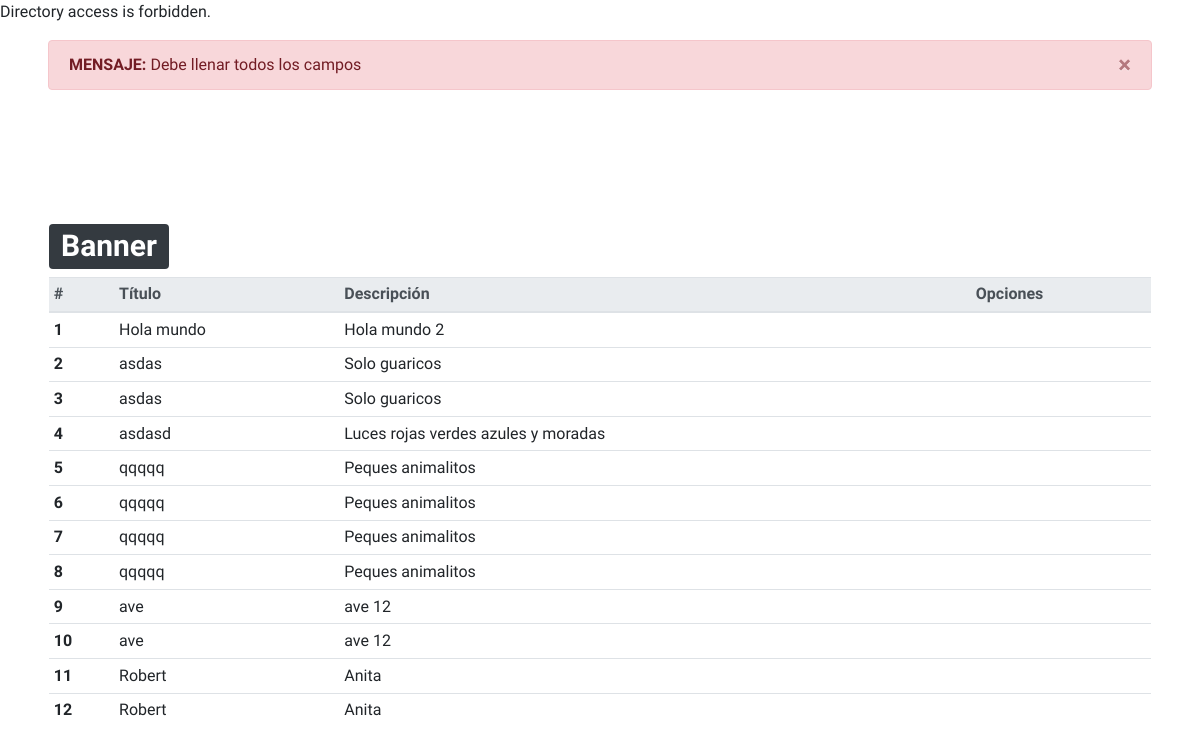
Page /index.php/banner/guardar on the earlier database version.
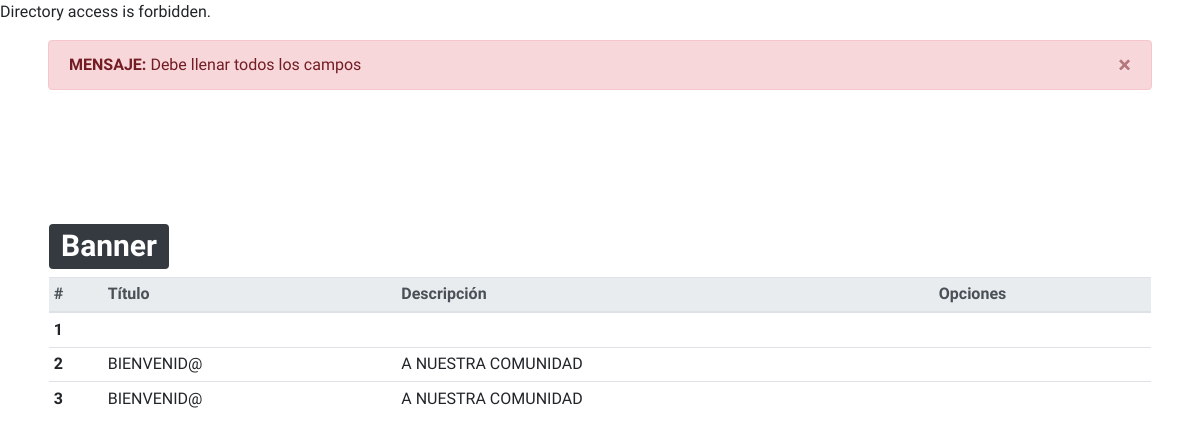
Same page on the later database version.
### tables this page shows
CREATE TABLE `banner` (
  `id` int(10) UNSIGNED NOT NULL,
  `titulo` varchar(128) NOT NULL,
  `descripcion` varchar(128) NOT NULL,
  `texto` text NOT NULL,
  `estado` enum('PUBLICADO','ELIMINADO') NOT NULL DEFAULT 'PUBLICADO',
  `imagen1` varchar(128) DEFAULT NULL,
  `imagen2` varchar(128) DEFAULT NULL,
  `creado_b` timestamp NULL DEFAULT NULL,
  `modificado_b` timestamp NULL DEFAULT NULL,
  `precio` varchar(10) DEFAULT NULL
);

### application/controllers/Banner.php (called while the page is built, shortened)
<?php
class Banner extends CI_Controller
{
    function __construct() {
        $this->load->model('BannerModel');
        $this->load->model('ImagenModel');
    }
    public function index($mensaje ="BIENVENIDO")
    {
        $banners = $this->BannerModel->getBanners();
        $this->load->view('template/cabecera_admin');
        $this->load->view('banner/index',compact('banners','mensaje'));
        $this->load->view('template/piedepagina_admin');
    }
    public function guardar()
    {
        $this->form_validation->set_rules('titulo','Titulo','required');
        $this->form_validation->set_rules('descripcion','Descripcion','required');
        if($this->form_validation->run() == TRUE)
        {
            try{
                $imagen1 = $this->ImagenModel->cargarImagenServidor('imagen1');
                if(is_null($imagen1))
                {
                    $this->index("Error al cargar imagen");
                }else{
                    $titulo = $this->input->post('titulo');
                    $descripcion = $this->input->post('descripcion');
                    $this->BannerModel->guardar($titulo, $descripcion, "", "", $imagen1);
                    $this->index("Dato creado con exito");
                }
            }catch(Exception $e){
                $this->index("Error en subir imagen");
            }
        }else{
            $this->index("Debe llenar todos los campos");
        }
    }
}

### index.php (called while the page is built, shortened)
<?php
require_once BASEPATH.'core/CodeIgniter.php';

### application/models/BannerModel.php (called while the page is built, shortened)
<?php
class BannerModel extends CI_Model
{
    public function getBanners()
    {
        return $this->db->query('select * from banner')->result();
    }
}

### application/views/banner/index.php (the view, shortened to what this page needs)
<div class="container-fluid pt-0 pb-5 pr-5 pl-5">
    <div class="row">
        <div class="col">
            <div class="alert alert-danger alert-dismissible fade show" role="alert">
                <strong>MENSAJE: </strong> <?=$mensaje;?>
                    <button type="button" class="close" data-dismiss="alert" aria-label="Close">
                        <span aria-hidden="true">&times;</span>
                    </button>
            </div>
        </div>
    </div>
    <br><br><br><br>
    <div class="row text-right">
        <div class="col-11">
        </div>
    </div>
    <div class="row">
        <div class="col p-3">
            <h1><span class='badge badge-dark'>Banner</span></h1>
            <div class="table-responsive table-responsive-sm table-responsive-md table-responsive-lg table-responsive-xl">
                <table class="table table-hover table-sm">
                    <thead class="thead-light">
                        <tr>
                            <th scope="col">#</th>
                            <th scope="col">Título</th>
                            <th scope="col">Descripción</th>
                            <th scope="col">Opciones</th>
                        </tr>
                    </thead>
                    <tbody>
                        <?php
                            $n=1;
                            foreach ($banners as $banner)
                            {
                                echo "<tr>".
                                "<th scope='row'>".$n++."</th>".
                                "<td>".$banner->titulo."</td>".
                                "<td>".$banner->descripcion."</td>".
                                "<td>";
                                echo "</td>".
                                "</tr>";
                            }
                        ?>
                    </tbody>
                </table>
            </div>
        </div>
    </div>
</div>

Differences in the rows shown:
removed banner: titulo "Hola mundo", descripcion "Hola mundo 2"
removed banner: titulo "asdas", descripcion "Solo guaricos"
removed banner: titulo "qqqqq", descripcion "Peques animalitos"
removed banner: titulo "qqqqq", descripcion "Peques animalitos"
removed banner: titulo "qqqqq", descripcion "Peques animalitos"
removed banner: titulo "ave", descripcion "ave 12"
removed banner: titulo "ave", descripcion "ave 12"
removed banner: titulo "Robert", descripcion "Anita"
removed banner: titulo "Robert", descripcion "Anita"
changed banner (number 1 of 3 on the later page): titulo "asdas" → (not shown); descripcion "Solo guaricos" → (not shown)
changed banner (number 2 of 3 on the later page): titulo "asdasd" → "BIENVENID@"; descripcion "Luces rojas verdes azules y moradas" → "A NUESTRA COMUNIDAD"
changed banner (number 3 of 3 on the later page): titulo "qqqqq" → "BIENVENID@"; descripcion "Peques animalitos" → "A NUESTRA COMUNIDAD"
